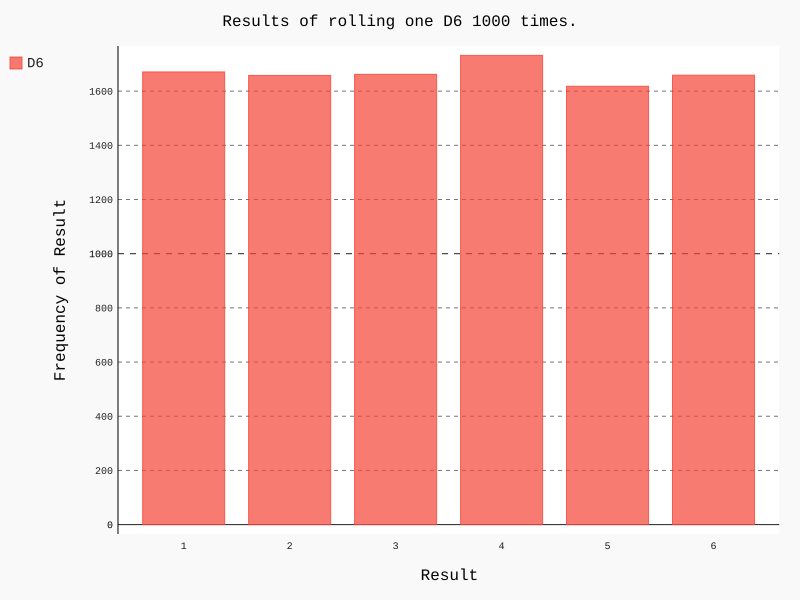

Reproduce this figure in Python.
from die import Die
import pygal

# 创建一个D6
die = Die()

# 掷几次骰子，并储存在列表中
results = []
for roll_num in range(10000):
    result = die.roll()
    results.append(result)

# 分析结果
frequencies = []
for value in range(1, die.num_sides+1):
    frequency = results.count(value)
    frequencies.append(frequency)


# 对结果进行可视化
hist = pygal.Bar()

hist.title = "Results of rolling one D6 1000 times."
hist.x_labels = ['1', '2', '3', '4', '5', '6']
hist.x_title = "Result"
hist.y_title = "Frequency of Result"

hist.add('D6', frequencies)
hist.render_to_file('die_visual.svg')
